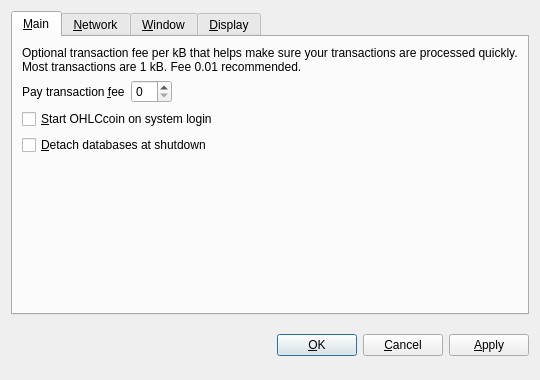
<?xml version="1.0" encoding="UTF-8"?>
<ui version="4.0">
 <class>OptionsDialog</class>
 <widget class="QDialog" name="OptionsDialog">
  <property name="geometry">
   <rect>
    <x>0</x>
    <y>0</y>
    <width>540</width>
    <height>380</height>
   </rect>
  </property>
  <property name="windowTitle">
   <string>Options</string>
  </property>
  <property name="modal">
   <bool>true</bool>
  </property>
  <layout class="QVBoxLayout" name="verticalLayout">
   <item>
    <widget class="QTabWidget" name="tabWidget">
     <property name="tabPosition">
      <enum>QTabWidget::North</enum>
     </property>
     <property name="currentIndex">
      <number>0</number>
     </property>
     <widget class="QWidget" name="tabMain">
      <attribute name="title">
       <string>&amp;Main</string>
      </attribute>
      <layout class="QVBoxLayout" name="verticalLayout_Main">
       <item>
        <widget class="QLabel" name="transactionFeeInfoLabel">
         <property name="text">
          <string>Optional transaction fee per kB that helps make sure your transactions are processed quickly. Most transactions are 1 kB. Fee 0.01 recommended.</string>
         </property>
         <property name="textFormat">
          <enum>Qt::PlainText</enum>
         </property>
         <property name="wordWrap">
          <bool>true</bool>
         </property>
        </widget>
       </item>
       <item>
        <layout class="QHBoxLayout" name="horizontalLayout_Main">
         <item>
          <widget class="QLabel" name="transactionFeeLabel">
           <property name="text">
            <string>Pay transaction &amp;fee</string>
           </property>
           <property name="textFormat">
            <enum>Qt::PlainText</enum>
           </property>
           <property name="buddy">
            <cstring>transactionFee</cstring>
           </property>
          </widget>
         </item>
         <item>
          <widget class="BitcoinAmountField" name="transactionFee"/>
         </item>
         <item>
          <spacer name="horizontalSpacer_Main">
           <property name="orientation">
            <enum>Qt::Horizontal</enum>
           </property>
           <property name="sizeHint" stdset="0">
            <size>
             <width>40</width>
             <height>20</height>
            </size>
           </property>
          </spacer>
         </item>
        </layout>
       </item>
       <item>
        <widget class="QCheckBox" name="bitcoinAtStartup">
         <property name="toolTip">
          <string>Automatically start OHLCcoin after logging in to the system.</string>
         </property>
         <property name="text">
          <string>&amp;Start OHLCcoin on system login</string>
         </property>
        </widget>
       </item>
       <item>
        <widget class="QCheckBox" name="detachDatabases">
         <property name="toolTip">
          <string>Detach block and address databases at shutdown. This means they can be moved to another data directory, but it slows down shutdown. The wallet is always detached.</string>
         </property>
         <property name="text">
          <string>&amp;Detach databases at shutdown</string>
         </property>
        </widget>
       </item>
       <item>
        <spacer name="verticalSpacer_Main">
         <property name="orientation">
          <enum>Qt::Vertical</enum>
         </property>
         <property name="sizeHint" stdset="0">
          <size>
           <width>20</width>
           <height>40</height>
          </size>
         </property>
        </spacer>
       </item>
      </layout>
     </widget>
     <widget class="QWidget" name="tabNetwork">
      <attribute name="title">
       <string>&amp;Network</string>
      </attribute>
      <layout class="QVBoxLayout" name="verticalLayout_Network">
       <item>
        <widget class="QCheckBox" name="mapPortUpnp">
         <property name="toolTip">
          <string>Automatically open the OHLCcoin client port on the router. This only works when your router supports UPnP and it is enabled.</string>
         </property>
         <property name="text">
          <string>Map port using &amp;UPnP</string>
         </property>
        </widget>
       </item>
       <item>
        <widget class="QCheckBox" name="connectSocks">
         <property name="toolTip">
          <string>Connect to the OHLCcoin network through a SOCKS proxy (e.g. when connecting through Tor).</string>
         </property>
         <property name="text">
          <string>&amp;Connect through SOCKS proxy:</string>
         </property>
        </widget>
       </item>
       <item>
        <layout class="QHBoxLayout" name="horizontalLayout_Network">
         <item>
          <widget class="QLabel" name="proxyIpLabel">
           <property name="text">
            <string>Proxy &amp;IP:</string>
           </property>
           <property name="textFormat">
            <enum>Qt::PlainText</enum>
           </property>
           <property name="buddy">
            <cstring>proxyIp</cstring>
           </property>
          </widget>
         </item>
         <item>
          <widget class="QValidatedLineEdit" name="proxyIp">
           <property name="maximumSize">
            <size>
             <width>140</width>
             <height>16777215</height>
            </size>
           </property>
           <property name="toolTip">
            <string>IP address of the proxy (e.g. 127.0.0.1)</string>
           </property>
          </widget>
         </item>
         <item>
          <widget class="QLabel" name="proxyPortLabel">
           <property name="text">
            <string>&amp;Port:</string>
           </property>
           <property name="textFormat">
            <enum>Qt::PlainText</enum>
           </property>
           <property name="buddy">
            <cstring>proxyPort</cstring>
           </property>
          </widget>
         </item>
         <item>
          <widget class="QLineEdit" name="proxyPort">
           <property name="maximumSize">
            <size>
             <width>55</width>
             <height>16777215</height>
            </size>
           </property>
           <property name="toolTip">
            <string>Port of the proxy (e.g. 9050)</string>
           </property>
          </widget>
         </item>
         <item>
          <widget class="QLabel" name="socksVersionLabel">
           <property name="text">
            <string>SOCKS &amp;Version:</string>
           </property>
           <property name="textFormat">
            <enum>Qt::PlainText</enum>
           </property>
           <property name="buddy">
            <cstring>socksVersion</cstring>
           </property>
          </widget>
         </item>
         <item>
          <widget class="QValueComboBox" name="socksVersion">
           <property name="toolTip">
            <string>SOCKS version of the proxy (e.g. 5)</string>
           </property>
          </widget>
         </item>
         <item>
          <spacer name="horizontalSpacer_Network">
           <property name="orientation">
            <enum>Qt::Horizontal</enum>
           </property>
           <property name="sizeHint" stdset="0">
            <size>
             <width>40</width>
             <height>20</height>
            </size>
           </property>
          </spacer>
         </item>
        </layout>
       </item>
       <item>
        <spacer name="verticalSpacer_Network">
         <property name="orientation">
          <enum>Qt::Vertical</enum>
         </property>
         <property name="sizeHint" stdset="0">
          <size>
           <width>20</width>
           <height>40</height>
          </size>
         </property>
        </spacer>
       </item>
      </layout>
     </widget>
     <widget class="QWidget" name="tabWindow">
      <attribute name="title">
       <string>&amp;Window</string>
      </attribute>
      <layout class="QVBoxLayout" name="verticalLayout_Window">
       <item>
        <widget class="QCheckBox" name="minimizeToTray">
         <property name="toolTip">
          <string>Show only a tray icon after minimizing the window.</string>
         </property>
         <property name="text">
          <string>&amp;Minimize to the tray instead of the taskbar</string>
         </property>
        </widget>
       </item>
       <item>
        <widget class="QCheckBox" name="minimizeOnClose">
         <property name="toolTip">
          <string>Minimize instead of exit the application when the window is closed. When this option is enabled, the application will be closed only after selecting Quit in the menu.</string>
         </property>
         <property name="text">
          <string>M&amp;inimize on close</string>
         </property>
        </widget>
       </item>
       <item>
        <spacer name="verticalSpacer_Window">
         <property name="orientation">
          <enum>Qt::Vertical</enum>
         </property>
         <property name="sizeHint" stdset="0">
          <size>
           <width>20</width>
           <height>40</height>
          </size>
         </property>
        </spacer>
       </item>
      </layout>
     </widget>
     <widget class="QWidget" name="tabDisplay">
      <attribute name="title">
       <string>&amp;Display</string>
      </attribute>
      <layout class="QVBoxLayout" name="verticalLayout_Display">
       <item>
        <layout class="QHBoxLayout" name="horizontalLayout_1_Display">
         <item>
          <widget class="QLabel" name="langLabel">
           <property name="text">
            <string>User Interface &amp;language:</string>
           </property>
           <property name="textFormat">
            <enum>Qt::PlainText</enum>
           </property>
           <property name="buddy">
            <cstring>lang</cstring>
           </property>
          </widget>
         </item>
         <item>
          <widget class="QValueComboBox" name="lang">
           <property name="toolTip">
            <string>The user interface language can be set here. This setting will take effect after restarting OHLCcoin.</string>
           </property>
          </widget>
         </item>
        </layout>
       </item>
       <item>
        <layout class="QHBoxLayout" name="horizontalLayout_2_Display">
         <item>
          <widget class="QLabel" name="unitLabel">
           <property name="text">
            <string>&amp;Unit to show amounts in:</string>
           </property>
           <property name="textFormat">
            <enum>Qt::PlainText</enum>
           </property>
           <property name="buddy">
            <cstring>unit</cstring>
           </property>
          </widget>
         </item>
         <item>
          <widget class="QValueComboBox" name="unit">
           <property name="toolTip">
            <string>Choose the default subdivision unit to show in the interface and when sending coins.</string>
           </property>
          </widget>
         </item>
        </layout>
       </item>
       <item>
        <widget class="QCheckBox" name="displayAddresses">
         <property name="toolTip">
          <string>Whether to show OHLCcoin addresses in the transaction list or not.</string>
         </property>
         <property name="text">
          <string>&amp;Display addresses in transaction list</string>
         </property>
        </widget>
       </item>
       <item>
        <widget class="QCheckBox" name="coinControlFeatures">
         <property name="toolTip">
          <string>Whether to show coin control features or not.</string>
         </property>
         <property name="text">
          <string>Display coin &amp;control features (experts only!)</string>
         </property>
        </widget>
       </item>
       <item>
        <spacer name="verticalSpacer_Display">
         <property name="orientation">
          <enum>Qt::Vertical</enum>
         </property>
         <property name="sizeHint" stdset="0">
          <size>
           <width>20</width>
           <height>40</height>
          </size>
         </property>
        </spacer>
       </item>
      </layout>
     </widget>
    </widget>
   </item>
   <item>
    <layout class="QHBoxLayout" name="horizontalLayout_Buttons">
     <item>
      <spacer name="horizontalSpacer_1">
       <property name="orientation">
        <enum>Qt::Horizontal</enum>
       </property>
       <property name="sizeHint" stdset="0">
        <size>
         <width>40</width>
         <height>48</height>
        </size>
       </property>
      </spacer>
     </item>
     <item>
      <widget class="QLabel" name="statusLabel">
       <property name="font">
        <font>
         <weight>75</weight>
         <bold>true</bold>
        </font>
       </property>
       <property name="text">
        <string/>
       </property>
       <property name="textFormat">
        <enum>Qt::PlainText</enum>
       </property>
       <property name="wordWrap">
        <bool>true</bool>
       </property>
      </widget>
     </item>
     <item>
      <spacer name="horizontalSpacer_2">
       <property name="orientation">
        <enum>Qt::Horizontal</enum>
       </property>
       <property name="sizeHint" stdset="0">
        <size>
         <width>40</width>
         <height>48</height>
        </size>
       </property>
      </spacer>
     </item>
     <item>
      <widget class="QPushButton" name="okButton">
       <property name="text">
        <string>&amp;OK</string>
       </property>
      </widget>
     </item>
     <item>
      <widget class="QPushButton" name="cancelButton">
       <property name="text">
        <string>&amp;Cancel</string>
       </property>
       <property name="autoDefault">
        <bool>false</bool>
       </property>
      </widget>
     </item>
     <item>
      <widget class="QPushButton" name="applyButton">
       <property name="text">
        <string>&amp;Apply</string>
       </property>
       <property name="autoDefault">
        <bool>false</bool>
       </property>
      </widget>
     </item>
    </layout>
   </item>
  </layout>
 </widget>
 <customwidgets>
  <customwidget>
   <class>BitcoinAmountField</class>
   <extends>QSpinBox</extends>
   <header>bitcoinamountfield.h</header>
  </customwidget>
  <customwidget>
   <class>QValueComboBox</class>
   <extends>QComboBox</extends>
   <header>qvaluecombobox.h</header>
  </customwidget>
  <customwidget>
   <class>QValidatedLineEdit</class>
   <extends>QLineEdit</extends>
   <header>qvalidatedlineedit.h</header>
  </customwidget>
 </customwidgets>
 <resources/>
 <connections/>
</ui>
